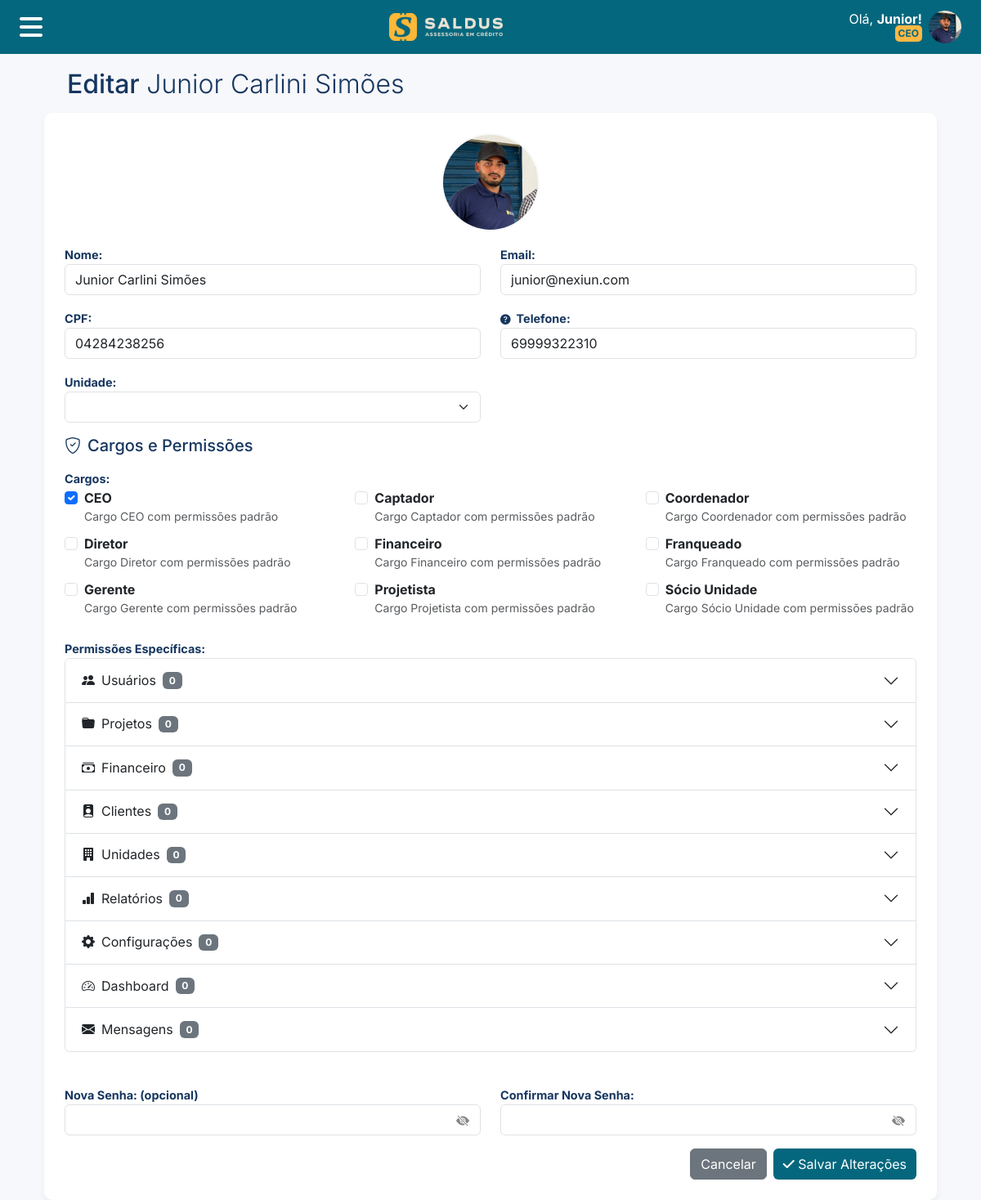
The page /users/edit-user/1/ (signed in) on the database as committed earlier.
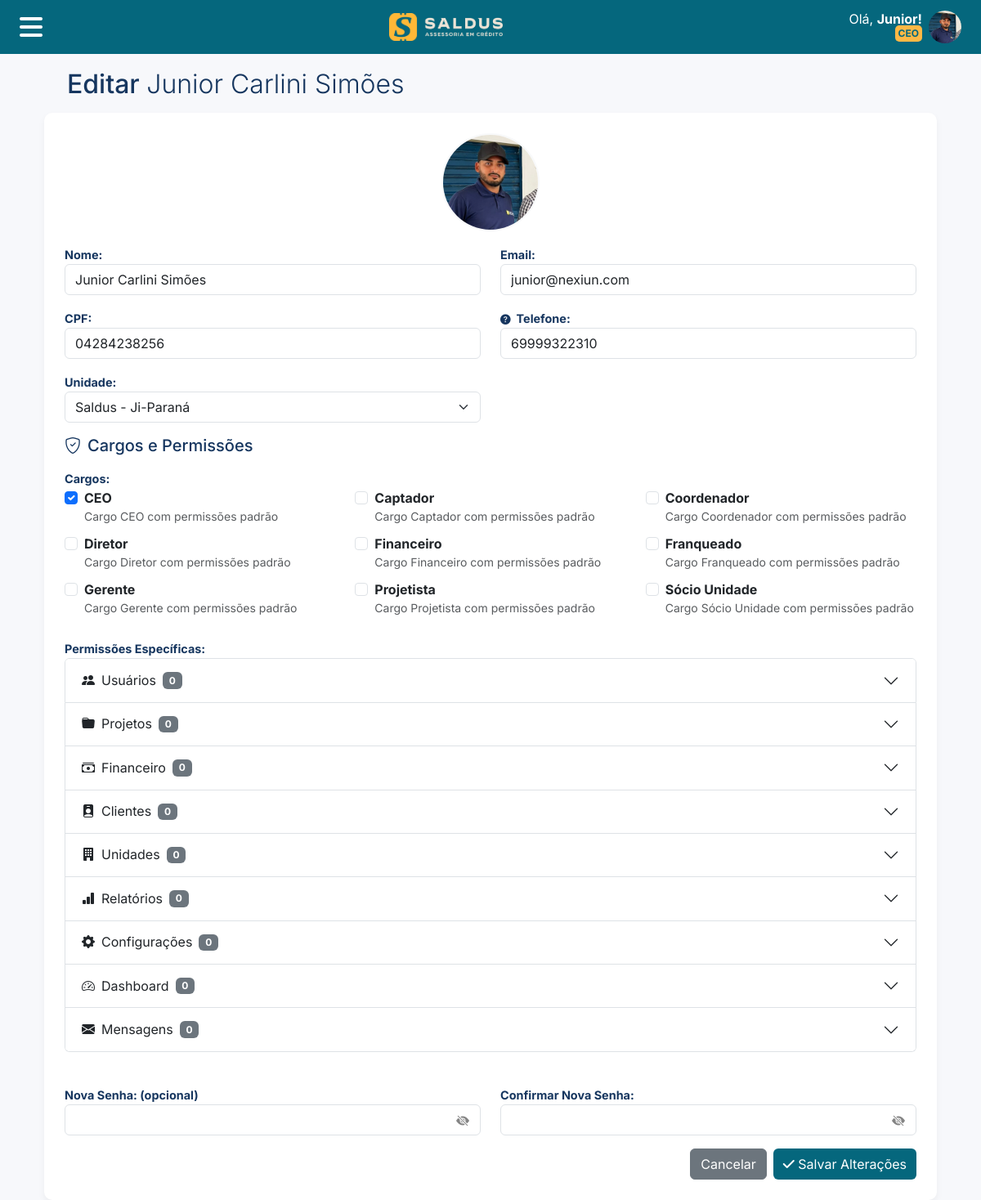
The same page on the database as committed later.
### users/models.py (models this page shows, shortened)
class User(AbstractBaseUser, PermissionsMixin):
    THEME_CHOICES = [
        ('light', 'Tema Claro'),
        ('dark', 'Tema Escuro'),
        ('auto', 'Automático (Sistema)'),
    ]
    name = models.CharField(max_length=255)
    email = models.EmailField(unique=True, null=True)
    cpf = models.CharField(max_length=14, unique=True, null=True)
    phone = models.CharField(max_length=20, null=True)
    theme_preference = models.CharField(
        max_length=10,
        choices=THEME_CHOICES,
        default='light',
        verbose_name='Preferência de Tema',
        help_text='Escolha o tema de aparência do sistema'
    )
    roles = models.ManyToManyField(
        Role,
        blank=True,
        related_name="users",
        verbose_name="Cargos",
        help_text="Cargos atribuídos ao usuário"
    )
    custom_permissions = models.ManyToManyField(
        Permission,
        blank=True,
        related_name="users_with_custom_permission",
        verbose_name="Permissões Customizadas",
        help_text="Permissões específicas além das do cargo"
    )
    date_of_birth = models.DateField(null=True, blank=True, verbose_name="Data de Nascimento")
    profile_image = models.ImageField(upload_to=user_directory_path, blank=True, null=True)
    enterprise = models.ForeignKey(Enterprise, on_delete=models.SET_NULL, null=True, blank=True)
    unit = models.ForeignKey(Unit, on_delete=models.SET_NULL, null=True, blank=True)
    is_active = models.BooleanField(default=True)
    is_staff = models.BooleanField(default=False)
    objects = CustomUserManager()
    USERNAME_FIELD = 'email'
    REQUIRED_FIELDS = ['name']
    def has_perm(self, perm, obj=None):
        if super().has_perm(perm, obj):
            return True
        if not self.is_active:
            return False
        for role in self.roles.filter(is_active=True):
            for permission in role.permissions.all():
                if f"{permission.content_type.app_label}.{permission.codename}" == perm:
                    return True
        for permission in self.custom_permissions.all():
            if f"{permission.content_type.app_label}.{permission.codename}" == perm:
                return True
        return False

class Role(models.Model):
    name = models.CharField(max_length=100, unique=True, verbose_name="Nome")
    code = models.CharField(max_length=50, unique=True, verbose_name="Código")
    description = models.TextField(blank=True, verbose_name="Descrição")
    is_active = models.BooleanField(default=True, verbose_name="Ativo")
    permissions = models.ManyToManyField(
        Permission,
        blank=True,
        verbose_name="Permissões",
        help_text="Permissões padrão deste cargo"
    )
    created_at = models.DateTimeField(auto_now_add=True)
    updated_at = models.DateTimeField(auto_now=True)
    class Meta:
        verbose_name = "Cargo"
        verbose_name_plural = "Cargos"
        ordering = ['name']

### units/models.py (models this page shows, shortened)
class Unit(models.Model):
    name = models.CharField(max_length=255)
    location = models.CharField(max_length=255)
    enterprise = models.ForeignKey(Enterprise, on_delete=models.CASCADE, related_name="units")
    is_active = models.BooleanField(default=True, verbose_name="Ativo")
    royalties_percentage = models.DecimalField(
        max_digits=5, decimal_places=2, default=0,
        verbose_name="Porcentagem de Royalties (%)"
    )
    marketing_percentage = models.DecimalField(
        max_digits=5, decimal_places=2, default=0,
        verbose_name="Porcentagem de Marketing (%)"
    )
    designers_percentage = models.DecimalField(
        max_digits=5, decimal_places=2, default=0,
        verbose_name="Porcentagem de Projetistas (%)"
    )
    collectors_percentage = models.DecimalField(
        max_digits=5, decimal_places=2, default=0,
        verbose_name="Porcentagem de Captadores (%)"
    )
    created_at = models.DateTimeField(auto_now_add=True)
    updated_at = models.DateTimeField(auto_now=True)
    class Meta:
        verbose_name = "Unidade"
        verbose_name_plural = "Unidades"
        ordering = ['name']

### users/views.py (the view, shortened to what this page needs)
# urls.py: path('edit-user/<int:user_id>/', views.edit_user_view, name='edit_user'),
@permission_required('users.change_users', 'Você não tem permissão para editar usuários.')
def edit_user_view(request, user_id):
    try:
        edit_user = User.objects.get(id=user_id)
        user = request.user
        enterprise = user.enterprise
        if edit_user.is_superuser:
            messages.error(request, 'Sem permissão para editar super admin.')
            return redirect('list_users')
        if not user.has_perm('users.change_all_users') and user.unit != edit_user.unit:
            messages.error(request, 'Você só pode editar usuários da sua unidade.')
            return redirect('list_users')
        units = Unit.objects.filter(enterprise=enterprise)
        available_roles = Role.objects.filter(is_active=True)
        system_modules = []
        for module in SystemModule.objects.filter(is_active=True).order_by('order'):
            module_permissions = Permission.objects.filter(
                codename__endswith=f'_{module.code}',
                content_type__app_label='users'
            ).order_by('name')
            system_modules.append({
                'code': module.code,
                'name': module.name,
                'icon': module.icon,
                'permissions': module_permissions
            })
        user_roles = list(edit_user.roles.values_list('id', flat=True))
        user_permissions = list(edit_user.custom_permissions.values_list('id', flat=True))
        context = {
            'edit_user': edit_user,
            'units': units,
            'available_roles': available_roles,
            'system_modules': system_modules,
            'user_roles': user_roles,
            'user_permissions': user_permissions,
            'enterprise': enterprise,
        }
        return render(request, 'users/edit_user.html', context)
    except User.DoesNotExist:
        messages.error(request, 'Usuário não encontrado.')
        return redirect('list_users')

### enterprises/models.py (called while the page is built)
    def get_full_domain(self):
        return f"{self.subdomain}.nexiun.com.br"

    def get_absolute_url(self):
        from django.conf import settings
        if settings.DEBUG:
            return f"http://{self.subdomain}.nexiun.local:8000"
        else:
            return f"https://{self.get_full_domain()}"

    def get_logo_url(self, theme='light'):
        from django.templatetags.static import static
        logo_field = self.logo_light if theme == 'light' else self.logo_dark
        default_logo = 'icons/logo.svg' if theme == 'light' else 'icons/logo_white.svg'
        if not logo_field:
            return static(default_logo)
        if str(logo_field) in ['icons/logo.svg', 'icons/logo_white.svg', 'icons/favicon.svg']:
            return static(str(logo_field))
        else:
            return logo_field.url

    def get_logo_dark_url(self):
        return self.get_logo_url('dark')

### users/templatetags/permission_tags.py (called while the page is built)
@register.filter
def has_perm(user, permission):
    if not user or not user.is_authenticated:
        return False
    return user.has_perm(permission)

### users/templates/users/edit_user.html (shortened to what the changed rows need)
{% extends "base/base.html" %}
{% load static %}
{% load permission_tags %}
{% block content %}
<div class="container">
    <div class="row align-items-center ms-3 me-3 mb-3 mt-1 justify-content-between">
        <div class="col-auto">
            <h2 class="text-color-primary m-0">Editar <span class="fw-light">{{ edit_user.name }}</span></h2>
        </div>
    </div>
    <div class="container-style">
        <form method="post" enctype="multipart/form-data" class="needs-validation" novalidate>
            <div class="text-center d-flex align-items-center justify-content-center mb-3">
                <div class="position-relative d-inline-block profile-image-container">
                    <label for="logo" class="cursor-pointer m-0 p-0">
                    {% if edit_user.profile_image %}
                            <img id="userImagePreview" src="{{ edit_user.profile_image.url }}" alt="Foto do Usuário" class="img-fluid rounded-circle profile-image border border-2 border-light" style="width: 120px; height: 120px; object-fit: cover;">
                    {% else %}
                            <img id="userImagePreview" src="{% static 'images/user_default_icon.svg' %}" alt="Imagem Padrão" class="img-fluid rounded-circle profile-image border border-2 border-light" style="width: 120px; height: 120px; object-fit: cover;">
                    {% endif %}
                </label>
                </div>
            </div>
            <div class="row">
                <div class="col-md-6 mb-3">
                    <label for="name" class="form-label fw-bold">Nome:</label>
                    <input type="text" name="name" id="name" class="form-control" required value="{{ edit_user.name }}">
                </div>
                <div class="col-md-6 mb-3">
                    <label for="email" class="form-label fw-bold">Email:</label>
                    <input type="email" name="email" id="email" class="form-control" required value="{{ edit_user.email }}">
                </div>
            </div>
            <div class="row">
                <div class="col-md-6 mb-3">
                    <label for="cpf" class="form-label fw-bold">CPF:</label>
                    <input type="text" name="cpf" id="cpf" class="form-control" required value="{{ edit_user.cpf }}">
                </div>
                <div class="col-md-6 mb-3">
                    <label for="phone" class="form-label fw-bold"><i class="bi bi-question-circle-fill me-1 small" data-bs-toggle="tooltip" title="Código de área padrão: +55 (Brasil)">
                    </i>Telefone:</label>
                    <input type="text" name="phone" id="phone" class="form-control" required value="{{ edit_user.phone }}">
                </div>
            </div>
            <div class="row">
                <div class="col-md-6 mb-3">
                    <label for="unit" class="form-label fw-bold">Unidade:</label>
                    <select name="unit" id="unit" class="form-select" required>
                        {% for unit in units %}
                            <option value="{{ unit.id }}" {% if edit_user.unit.id == unit.id %}selected{% endif %}>{{ unit.name }}</option>
                        {% endfor %}
                    </select>
                </div>
            </div>
            {% if user|has_perm:'users.change_users' %}
            <div class="row mb-4">
                <div class="col-12">
                    <div class="mb-3">
                        <div class="accordion" id="permissionsAccordion">
                            {% for module in system_modules %}
                            <div class="accordion-item">
                                <h2 class="accordion-header" id="heading{{ module.code }}">
                                    <button class="accordion-button collapsed" type="button" data-bs-toggle="collapse"
                                            data-bs-target="#collapse{{ module.code }}" aria-expanded="false"
                                            aria-controls="collapse{{ module.code }}">
                                        <i class="{{ module.icon }} me-2"></i>
                                        {{ module.name }}
                                        <span class="badge bg-secondary ms-2" id="count_{{ module.code }}">0</span>
                                    </button>
                                </h2>
                            </div>
                            {% endfor %}
                        </div>
                    </div>
                </div>
            </div>
            {% endif %}
        </form>
    </div>
</div>
{% endblock %}

### templates/base/base.html (shortened to what this page needs)
{% load static %}
{% load permission_tags %}
<!DOCTYPE html>
<html lang="pt-br">
<head>
    <link href="https://cdn.jsdelivr.net/npm/bootstrap@5.3.3/dist/css/bootstrap.min.css" rel="stylesheet">
    <link rel="stylesheet" href="https://cdn.jsdelivr.net/npm/bootstrap-icons@1.11.3/font/bootstrap-icons.min.css">
    <link rel="stylesheet" href="https://cdnjs.cloudflare.com/ajax/libs/font-awesome/6.7.2/css/all.min.css">
</head>
<body>
    <nav class="navbar navbar-custom fixed-top">
        <div class="navbar-container">
            <div class="row w-100 g-0">
                <div class="col-auto d-flex align-items-center ">
                    <button type="button" data-bs-toggle="offcanvas" data-bs-target="#offcanvasNavbar" aria-controls="offcanvasNavbar" aria-label="Toggle navigation" class="btn m-0 menu-toggle-btn">
                        <i class="fa-solid fa-bars" style="font-size: 2rem; color: white; padding: 0;"></i>
                    </button>
                </div>
                <div class="col d-flex align-items-center justify-content-center">
                    <a class="navbar-brand m-0 d-flex align-items-center" href="/">
                        {% if enterprise %}
                            <img src="{{ enterprise.get_logo_dark_url }}" alt="Logo" class="d-block" style="height: 50px;">
                        {% else %}
                            <img src="{% static 'icons/logo_white.svg' %}" alt="Logo Padrão" class="d-block" style="height: 50px;">
                        {% endif %}
                    </a>
                </div>
                <div class="col-auto d-flex align-items-center me-2">
                    <div class="ms-2 text-end p-0 me-2" style="line-height: 1;">
                        <p class="text_icons_color m-0 p-0">Olá, <span class="fw-bold">{{ first_name }}!</span></p>
                        <span class="badge badge-style-group-user m-0 p-1">{{ user.roles.first.name|default:"Usuário" }}</span>
                    </div>
                    <img src="{% if user.profile_image %}{{ user.profile_image.url }}{% else %}{% static 'images/user_default_icon.svg' %}{% endif %}" alt="Usuário" class="rounded-circle" style="height: 40px; width: 40px;">
                </div>
            </div>
        </div>
    </nav>
    <main class="container espacing-title">
        {% block content %}{% endblock %}
    </main>
    <div class="position-fixed bottom-0 end-0 p-3" style="z-index: 11">
    </div>
</body>
</html>

Rows that differ between the two databases and show on the page:
changed User "Junior Carlini Simões": unit (not shown) → "Saldus - Ji-Paraná"
